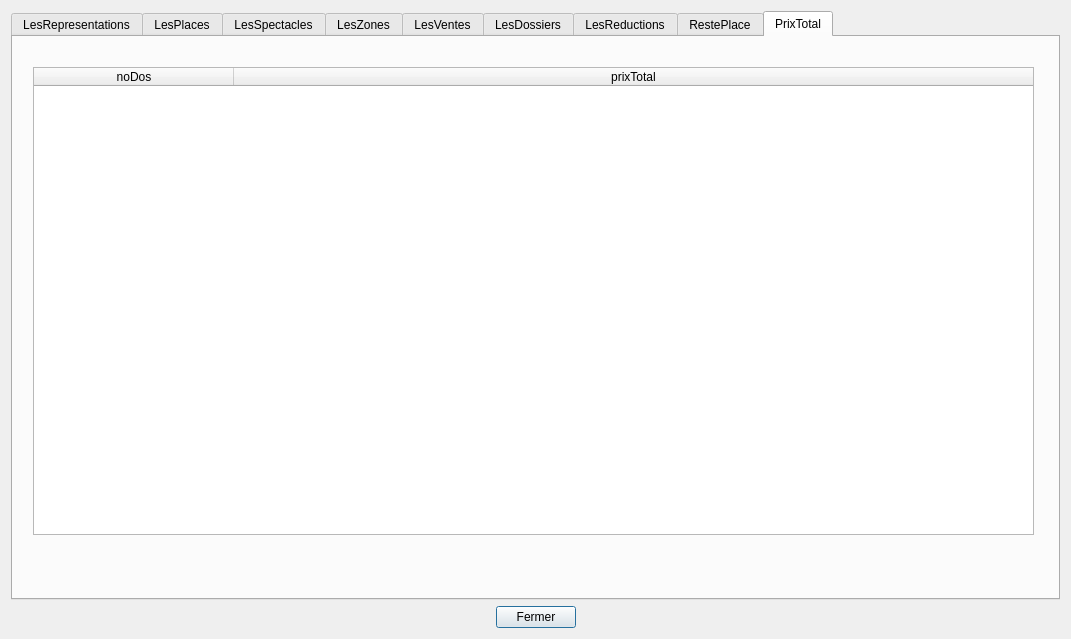
<?xml version="1.0" encoding="UTF-8"?>
<ui version="4.0">
 <class>tablesData</class>
 <widget class="QDialog" name="tablesData">
  <property name="geometry">
   <rect>
    <x>0</x>
    <y>0</y>
    <width>1071</width>
    <height>639</height>
   </rect>
  </property>
  <property name="sizePolicy">
   <sizepolicy hsizetype="Preferred" vsizetype="Preferred">
    <horstretch>0</horstretch>
    <verstretch>0</verstretch>
   </sizepolicy>
  </property>
  <property name="minimumSize">
   <size>
    <width>0</width>
    <height>0</height>
   </size>
  </property>
  <property name="windowTitle">
   <string>BD Théâtre (V1)</string>
  </property>
  <layout class="QVBoxLayout" name="verticalLayout">
   <item>
    <widget class="QTabWidget" name="tabWidget">
     <property name="currentIndex">
      <number>8</number>
     </property>
     <widget class="QWidget" name="tabRepresentations">
      <attribute name="title">
       <string>LesRepresentations</string>
      </attribute>
      <layout class="QVBoxLayout" name="verticalLayout_2">
       <item>
        <widget class="QTableWidget" name="tableRepresentations">
         <property name="sizePolicy">
          <sizepolicy hsizetype="Expanding" vsizetype="Expanding">
           <horstretch>0</horstretch>
           <verstretch>0</verstretch>
          </sizepolicy>
         </property>
         <property name="minimumSize">
          <size>
           <width>0</width>
           <height>400</height>
          </size>
         </property>
         <property name="baseSize">
          <size>
           <width>0</width>
           <height>0</height>
          </size>
         </property>
         <property name="layoutDirection">
          <enum>Qt::LeftToRight</enum>
         </property>
         <property name="columnCount">
          <number>3</number>
         </property>
         <attribute name="horizontalHeaderCascadingSectionResizes">
          <bool>true</bool>
         </attribute>
         <attribute name="horizontalHeaderMinimumSectionSize">
          <number>50</number>
         </attribute>
         <attribute name="horizontalHeaderDefaultSectionSize">
          <number>150</number>
         </attribute>
         <attribute name="horizontalHeaderHighlightSections">
          <bool>true</bool>
         </attribute>
         <attribute name="horizontalHeaderStretchLastSection">
          <bool>true</bool>
         </attribute>
         <attribute name="verticalHeaderVisible">
          <bool>false</bool>
         </attribute>
         <column>
          <property name="text">
           <string>dateRep</string>
          </property>
         </column>
         <column>
          <property name="text">
           <string>noSpec</string>
          </property>
         </column>
         <column>
          <property name="text">
           <string>promoRep</string>
          </property>
         </column>
        </widget>
       </item>
       <item>
        <widget class="QLabel" name="label_representations">
         <property name="palette">
          <palette>
           <active>
            <colorrole role="WindowText">
             <brush brushstyle="SolidPattern">
              <color alpha="255">
               <red>255</red>
               <green>0</green>
               <blue>0</blue>
              </color>
             </brush>
            </colorrole>
           </active>
           <inactive>
            <colorrole role="WindowText">
             <brush brushstyle="SolidPattern">
              <color alpha="255">
               <red>255</red>
               <green>0</green>
               <blue>0</blue>
              </color>
             </brush>
            </colorrole>
           </inactive>
           <disabled>
            <colorrole role="WindowText">
             <brush brushstyle="SolidPattern">
              <color alpha="255">
               <red>120</red>
               <green>120</green>
               <blue>120</blue>
              </color>
             </brush>
            </colorrole>
           </disabled>
          </palette>
         </property>
         <property name="text">
          <string/>
         </property>
         <property name="alignment">
          <set>Qt::AlignCenter</set>
         </property>
        </widget>
       </item>
      </layout>
     </widget>
     <widget class="QWidget" name="tabPlaces">
      <attribute name="title">
       <string>LesPlaces</string>
      </attribute>
      <layout class="QVBoxLayout" name="verticalLayout_5">
       <item>
        <widget class="QTableWidget" name="tablePlaces">
         <attribute name="horizontalHeaderMinimumSectionSize">
          <number>50</number>
         </attribute>
         <attribute name="horizontalHeaderDefaultSectionSize">
          <number>200</number>
         </attribute>
         <attribute name="horizontalHeaderStretchLastSection">
          <bool>true</bool>
         </attribute>
         <attribute name="verticalHeaderVisible">
          <bool>false</bool>
         </attribute>
         <column>
          <property name="text">
           <string>noPlace</string>
          </property>
         </column>
         <column>
          <property name="text">
           <string>noRang</string>
          </property>
         </column>
         <column>
          <property name="text">
           <string>noZone</string>
          </property>
         </column>
        </widget>
       </item>
       <item>
        <widget class="QLabel" name="label_places">
         <property name="palette">
          <palette>
           <active>
            <colorrole role="WindowText">
             <brush brushstyle="SolidPattern">
              <color alpha="255">
               <red>255</red>
               <green>0</green>
               <blue>0</blue>
              </color>
             </brush>
            </colorrole>
           </active>
           <inactive>
            <colorrole role="WindowText">
             <brush brushstyle="SolidPattern">
              <color alpha="255">
               <red>255</red>
               <green>0</green>
               <blue>0</blue>
              </color>
             </brush>
            </colorrole>
           </inactive>
           <disabled>
            <colorrole role="WindowText">
             <brush brushstyle="SolidPattern">
              <color alpha="255">
               <red>120</red>
               <green>120</green>
               <blue>120</blue>
              </color>
             </brush>
            </colorrole>
           </disabled>
          </palette>
         </property>
         <property name="text">
          <string/>
         </property>
         <property name="alignment">
          <set>Qt::AlignCenter</set>
         </property>
        </widget>
       </item>
      </layout>
     </widget>
     <widget class="QWidget" name="tabSpectacles">
      <attribute name="title">
       <string>LesSpectacles</string>
      </attribute>
      <widget class="QTableWidget" name="tableSpectacles">
       <property name="geometry">
        <rect>
         <x>20</x>
         <y>12</y>
         <width>1001</width>
         <height>468</height>
        </rect>
       </property>
       <property name="sizePolicy">
        <sizepolicy hsizetype="Expanding" vsizetype="Expanding">
         <horstretch>0</horstretch>
         <verstretch>0</verstretch>
        </sizepolicy>
       </property>
       <property name="minimumSize">
        <size>
         <width>0</width>
         <height>0</height>
        </size>
       </property>
       <property name="baseSize">
        <size>
         <width>0</width>
         <height>0</height>
        </size>
       </property>
       <property name="layoutDirection">
        <enum>Qt::LeftToRight</enum>
       </property>
       <property name="columnCount">
        <number>3</number>
       </property>
       <attribute name="horizontalHeaderCascadingSectionResizes">
        <bool>false</bool>
       </attribute>
       <attribute name="horizontalHeaderMinimumSectionSize">
        <number>50</number>
       </attribute>
       <attribute name="horizontalHeaderDefaultSectionSize">
        <number>200</number>
       </attribute>
       <attribute name="horizontalHeaderHighlightSections">
        <bool>true</bool>
       </attribute>
       <attribute name="horizontalHeaderStretchLastSection">
        <bool>true</bool>
       </attribute>
       <attribute name="verticalHeaderVisible">
        <bool>false</bool>
       </attribute>
       <column>
        <property name="text">
         <string>noSpec</string>
        </property>
       </column>
       <column>
        <property name="text">
         <string>nomSpec</string>
        </property>
       </column>
       <column>
        <property name="text">
         <string>prixBaseSpec</string>
        </property>
       </column>
      </widget>
      <widget class="QLabel" name="label_spectacles">
       <property name="geometry">
        <rect>
         <x>20</x>
         <y>508</y>
         <width>1001</width>
         <height>16</height>
        </rect>
       </property>
       <property name="palette">
        <palette>
         <active>
          <colorrole role="WindowText">
           <brush brushstyle="SolidPattern">
            <color alpha="255">
             <red>255</red>
             <green>0</green>
             <blue>0</blue>
            </color>
           </brush>
          </colorrole>
         </active>
         <inactive>
          <colorrole role="WindowText">
           <brush brushstyle="SolidPattern">
            <color alpha="255">
             <red>255</red>
             <green>0</green>
             <blue>0</blue>
            </color>
           </brush>
          </colorrole>
         </inactive>
         <disabled>
          <colorrole role="WindowText">
           <brush brushstyle="SolidPattern">
            <color alpha="255">
             <red>120</red>
             <green>120</green>
             <blue>120</blue>
            </color>
           </brush>
          </colorrole>
         </disabled>
        </palette>
       </property>
       <property name="text">
        <string/>
       </property>
       <property name="alignment">
        <set>Qt::AlignCenter</set>
       </property>
      </widget>
     </widget>
     <widget class="QWidget" name="tabZones">
      <attribute name="title">
       <string>LesZones</string>
      </attribute>
      <widget class="QLabel" name="label_zones">
       <property name="geometry">
        <rect>
         <x>20</x>
         <y>508</y>
         <width>1001</width>
         <height>16</height>
        </rect>
       </property>
       <property name="palette">
        <palette>
         <active>
          <colorrole role="WindowText">
           <brush brushstyle="SolidPattern">
            <color alpha="255">
             <red>255</red>
             <green>0</green>
             <blue>0</blue>
            </color>
           </brush>
          </colorrole>
         </active>
         <inactive>
          <colorrole role="WindowText">
           <brush brushstyle="SolidPattern">
            <color alpha="255">
             <red>255</red>
             <green>0</green>
             <blue>0</blue>
            </color>
           </brush>
          </colorrole>
         </inactive>
         <disabled>
          <colorrole role="WindowText">
           <brush brushstyle="SolidPattern">
            <color alpha="255">
             <red>120</red>
             <green>120</green>
             <blue>120</blue>
            </color>
           </brush>
          </colorrole>
         </disabled>
        </palette>
       </property>
       <property name="text">
        <string/>
       </property>
       <property name="alignment">
        <set>Qt::AlignCenter</set>
       </property>
      </widget>
      <widget class="QTableWidget" name="tableZones">
       <property name="geometry">
        <rect>
         <x>20</x>
         <y>12</y>
         <width>1001</width>
         <height>468</height>
        </rect>
       </property>
       <property name="sizePolicy">
        <sizepolicy hsizetype="Expanding" vsizetype="Expanding">
         <horstretch>0</horstretch>
         <verstretch>0</verstretch>
        </sizepolicy>
       </property>
       <property name="minimumSize">
        <size>
         <width>0</width>
         <height>0</height>
        </size>
       </property>
       <property name="baseSize">
        <size>
         <width>0</width>
         <height>0</height>
        </size>
       </property>
       <property name="layoutDirection">
        <enum>Qt::LeftToRight</enum>
       </property>
       <property name="columnCount">
        <number>3</number>
       </property>
       <attribute name="horizontalHeaderCascadingSectionResizes">
        <bool>false</bool>
       </attribute>
       <attribute name="horizontalHeaderMinimumSectionSize">
        <number>50</number>
       </attribute>
       <attribute name="horizontalHeaderDefaultSectionSize">
        <number>200</number>
       </attribute>
       <attribute name="horizontalHeaderHighlightSections">
        <bool>true</bool>
       </attribute>
       <attribute name="horizontalHeaderStretchLastSection">
        <bool>true</bool>
       </attribute>
       <attribute name="verticalHeaderVisible">
        <bool>false</bool>
       </attribute>
       <column>
        <property name="text">
         <string>noZone</string>
        </property>
       </column>
       <column>
        <property name="text">
         <string>catZone</string>
        </property>
       </column>
       <column>
        <property name="text">
         <string>tauxZone</string>
        </property>
       </column>
      </widget>
     </widget>
     <widget class="QWidget" name="tabVentes">
      <attribute name="title">
       <string>LesVentes</string>
      </attribute>
      <widget class="QLabel" name="label_ventes">
       <property name="geometry">
        <rect>
         <x>20</x>
         <y>508</y>
         <width>1001</width>
         <height>16</height>
        </rect>
       </property>
       <property name="palette">
        <palette>
         <active>
          <colorrole role="WindowText">
           <brush brushstyle="SolidPattern">
            <color alpha="255">
             <red>255</red>
             <green>0</green>
             <blue>0</blue>
            </color>
           </brush>
          </colorrole>
         </active>
         <inactive>
          <colorrole role="WindowText">
           <brush brushstyle="SolidPattern">
            <color alpha="255">
             <red>255</red>
             <green>0</green>
             <blue>0</blue>
            </color>
           </brush>
          </colorrole>
         </inactive>
         <disabled>
          <colorrole role="WindowText">
           <brush brushstyle="SolidPattern">
            <color alpha="255">
             <red>120</red>
             <green>120</green>
             <blue>120</blue>
            </color>
           </brush>
          </colorrole>
         </disabled>
        </palette>
       </property>
       <property name="text">
        <string/>
       </property>
       <property name="alignment">
        <set>Qt::AlignCenter</set>
       </property>
      </widget>
      <widget class="QTableWidget" name="tableVentes">
       <property name="geometry">
        <rect>
         <x>20</x>
         <y>12</y>
         <width>1001</width>
         <height>468</height>
        </rect>
       </property>
       <property name="sizePolicy">
        <sizepolicy hsizetype="Expanding" vsizetype="Expanding">
         <horstretch>0</horstretch>
         <verstretch>0</verstretch>
        </sizepolicy>
       </property>
       <property name="minimumSize">
        <size>
         <width>0</width>
         <height>0</height>
        </size>
       </property>
       <property name="baseSize">
        <size>
         <width>0</width>
         <height>0</height>
        </size>
       </property>
       <property name="layoutDirection">
        <enum>Qt::LeftToRight</enum>
       </property>
       <property name="columnCount">
        <number>5</number>
       </property>
       <attribute name="horizontalHeaderCascadingSectionResizes">
        <bool>false</bool>
       </attribute>
       <attribute name="horizontalHeaderMinimumSectionSize">
        <number>50</number>
       </attribute>
       <attribute name="horizontalHeaderDefaultSectionSize">
        <number>200</number>
       </attribute>
       <attribute name="horizontalHeaderHighlightSections">
        <bool>true</bool>
       </attribute>
       <attribute name="horizontalHeaderStretchLastSection">
        <bool>true</bool>
       </attribute>
       <attribute name="verticalHeaderVisible">
        <bool>false</bool>
       </attribute>
       <column>
        <property name="text">
         <string>noPlace</string>
        </property>
       </column>
       <column>
        <property name="text">
         <string>noRang</string>
        </property>
       </column>
       <column>
        <property name="text">
         <string>dateRep</string>
        </property>
       </column>
       <column>
        <property name="text">
         <string>noDos</string>
        </property>
       </column>
       <column>
        <property name="text">
         <string>catR</string>
        </property>
       </column>
      </widget>
     </widget>
     <widget class="QWidget" name="tabDossiers">
      <attribute name="title">
       <string>LesDossiers</string>
      </attribute>
      <widget class="QLabel" name="label_dossiers">
       <property name="geometry">
        <rect>
         <x>20</x>
         <y>508</y>
         <width>1001</width>
         <height>16</height>
        </rect>
       </property>
       <property name="palette">
        <palette>
         <active>
          <colorrole role="WindowText">
           <brush brushstyle="SolidPattern">
            <color alpha="255">
             <red>255</red>
             <green>0</green>
             <blue>0</blue>
            </color>
           </brush>
          </colorrole>
         </active>
         <inactive>
          <colorrole role="WindowText">
           <brush brushstyle="SolidPattern">
            <color alpha="255">
             <red>255</red>
             <green>0</green>
             <blue>0</blue>
            </color>
           </brush>
          </colorrole>
         </inactive>
         <disabled>
          <colorrole role="WindowText">
           <brush brushstyle="SolidPattern">
            <color alpha="255">
             <red>120</red>
             <green>120</green>
             <blue>120</blue>
            </color>
           </brush>
          </colorrole>
         </disabled>
        </palette>
       </property>
       <property name="text">
        <string/>
       </property>
       <property name="alignment">
        <set>Qt::AlignCenter</set>
       </property>
      </widget>
      <widget class="QTableWidget" name="tableDossiers">
       <property name="geometry">
        <rect>
         <x>20</x>
         <y>12</y>
         <width>1001</width>
         <height>468</height>
        </rect>
       </property>
       <property name="sizePolicy">
        <sizepolicy hsizetype="Expanding" vsizetype="Expanding">
         <horstretch>0</horstretch>
         <verstretch>0</verstretch>
        </sizepolicy>
       </property>
       <property name="minimumSize">
        <size>
         <width>0</width>
         <height>0</height>
        </size>
       </property>
       <property name="baseSize">
        <size>
         <width>0</width>
         <height>0</height>
        </size>
       </property>
       <property name="focusPolicy">
        <enum>Qt::StrongFocus</enum>
       </property>
       <property name="layoutDirection">
        <enum>Qt::LeftToRight</enum>
       </property>
       <property name="columnCount">
        <number>2</number>
       </property>
       <attribute name="horizontalHeaderCascadingSectionResizes">
        <bool>false</bool>
       </attribute>
       <attribute name="horizontalHeaderMinimumSectionSize">
        <number>50</number>
       </attribute>
       <attribute name="horizontalHeaderDefaultSectionSize">
        <number>200</number>
       </attribute>
       <attribute name="horizontalHeaderHighlightSections">
        <bool>true</bool>
       </attribute>
       <attribute name="horizontalHeaderStretchLastSection">
        <bool>true</bool>
       </attribute>
       <attribute name="verticalHeaderVisible">
        <bool>false</bool>
       </attribute>
       <column>
        <property name="text">
         <string>noDos</string>
        </property>
       </column>
       <column>
        <property name="text">
         <string>dateAchat</string>
        </property>
       </column>
      </widget>
     </widget>
     <widget class="QWidget" name="tabReductions">
      <attribute name="title">
       <string>LesReductions</string>
      </attribute>
      <widget class="QLabel" name="label_reductions">
       <property name="geometry">
        <rect>
         <x>20</x>
         <y>508</y>
         <width>1001</width>
         <height>16</height>
        </rect>
       </property>
       <property name="palette">
        <palette>
         <active>
          <colorrole role="WindowText">
           <brush brushstyle="SolidPattern">
            <color alpha="255">
             <red>255</red>
             <green>0</green>
             <blue>0</blue>
            </color>
           </brush>
          </colorrole>
         </active>
         <inactive>
          <colorrole role="WindowText">
           <brush brushstyle="SolidPattern">
            <color alpha="255">
             <red>255</red>
             <green>0</green>
             <blue>0</blue>
            </color>
           </brush>
          </colorrole>
         </inactive>
         <disabled>
          <colorrole role="WindowText">
           <brush brushstyle="SolidPattern">
            <color alpha="255">
             <red>120</red>
             <green>120</green>
             <blue>120</blue>
            </color>
           </brush>
          </colorrole>
         </disabled>
        </palette>
       </property>
       <property name="text">
        <string/>
       </property>
       <property name="alignment">
        <set>Qt::AlignCenter</set>
       </property>
      </widget>
      <widget class="QTableWidget" name="tableReductions">
       <property name="geometry">
        <rect>
         <x>20</x>
         <y>12</y>
         <width>1001</width>
         <height>468</height>
        </rect>
       </property>
       <property name="sizePolicy">
        <sizepolicy hsizetype="Expanding" vsizetype="Expanding">
         <horstretch>0</horstretch>
         <verstretch>0</verstretch>
        </sizepolicy>
       </property>
       <property name="minimumSize">
        <size>
         <width>0</width>
         <height>0</height>
        </size>
       </property>
       <property name="baseSize">
        <size>
         <width>0</width>
         <height>0</height>
        </size>
       </property>
       <property name="focusPolicy">
        <enum>Qt::StrongFocus</enum>
       </property>
       <property name="layoutDirection">
        <enum>Qt::LeftToRight</enum>
       </property>
       <property name="columnCount">
        <number>2</number>
       </property>
       <attribute name="horizontalHeaderCascadingSectionResizes">
        <bool>false</bool>
       </attribute>
       <attribute name="horizontalHeaderMinimumSectionSize">
        <number>50</number>
       </attribute>
       <attribute name="horizontalHeaderDefaultSectionSize">
        <number>200</number>
       </attribute>
       <attribute name="horizontalHeaderHighlightSections">
        <bool>true</bool>
       </attribute>
       <attribute name="horizontalHeaderStretchLastSection">
        <bool>true</bool>
       </attribute>
       <attribute name="verticalHeaderVisible">
        <bool>false</bool>
       </attribute>
       <column>
        <property name="text">
         <string>catR</string>
        </property>
       </column>
       <column>
        <property name="text">
         <string>tauxR</string>
        </property>
       </column>
      </widget>
     </widget>
     <widget class="QWidget" name="tabRestePlace">
      <attribute name="title">
       <string>RestePlace</string>
      </attribute>
      <widget class="QTableWidget" name="tableRestePlace">
       <property name="geometry">
        <rect>
         <x>10</x>
         <y>30</y>
         <width>1001</width>
         <height>468</height>
        </rect>
       </property>
       <property name="sizePolicy">
        <sizepolicy hsizetype="Expanding" vsizetype="Expanding">
         <horstretch>0</horstretch>
         <verstretch>0</verstretch>
        </sizepolicy>
       </property>
       <property name="minimumSize">
        <size>
         <width>0</width>
         <height>0</height>
        </size>
       </property>
       <property name="baseSize">
        <size>
         <width>0</width>
         <height>0</height>
        </size>
       </property>
       <property name="focusPolicy">
        <enum>Qt::StrongFocus</enum>
       </property>
       <property name="accessibleName">
        <string/>
       </property>
       <property name="layoutDirection">
        <enum>Qt::LeftToRight</enum>
       </property>
       <property name="columnCount">
        <number>5</number>
       </property>
       <attribute name="horizontalHeaderCascadingSectionResizes">
        <bool>false</bool>
       </attribute>
       <attribute name="horizontalHeaderMinimumSectionSize">
        <number>50</number>
       </attribute>
       <attribute name="horizontalHeaderDefaultSectionSize">
        <number>200</number>
       </attribute>
       <attribute name="horizontalHeaderHighlightSections">
        <bool>true</bool>
       </attribute>
       <attribute name="horizontalHeaderStretchLastSection">
        <bool>true</bool>
       </attribute>
       <attribute name="verticalHeaderVisible">
        <bool>false</bool>
       </attribute>
       <column>
        <property name="text">
         <string>dateRep</string>
        </property>
       </column>
       <column>
        <property name="text">
         <string>promoRep</string>
        </property>
       </column>
       <column>
        <property name="text">
         <string>prixRep</string>
        </property>
       </column>
       <column>
        <property name="text">
         <string>noSpec</string>
        </property>
       </column>
       <column>
        <property name="text">
         <string>placeDisponble</string>
        </property>
       </column>
      </widget>
      <widget class="QLabel" name="label_RestePlace">
       <property name="geometry">
        <rect>
         <x>30</x>
         <y>510</y>
         <width>961</width>
         <height>51</height>
        </rect>
       </property>
       <property name="text">
        <string/>
       </property>
      </widget>
     </widget>
     <widget class="QWidget" name="tabPrixTotal">
      <attribute name="title">
       <string>PrixTotal</string>
      </attribute>
      <widget class="QTableWidget" name="tablePrixtotal">
       <property name="geometry">
        <rect>
         <x>20</x>
         <y>30</y>
         <width>1001</width>
         <height>468</height>
        </rect>
       </property>
       <property name="sizePolicy">
        <sizepolicy hsizetype="Expanding" vsizetype="Expanding">
         <horstretch>0</horstretch>
         <verstretch>0</verstretch>
        </sizepolicy>
       </property>
       <property name="minimumSize">
        <size>
         <width>0</width>
         <height>0</height>
        </size>
       </property>
       <property name="baseSize">
        <size>
         <width>0</width>
         <height>0</height>
        </size>
       </property>
       <property name="focusPolicy">
        <enum>Qt::StrongFocus</enum>
       </property>
       <property name="accessibleName">
        <string/>
       </property>
       <property name="layoutDirection">
        <enum>Qt::LeftToRight</enum>
       </property>
       <property name="columnCount">
        <number>2</number>
       </property>
       <attribute name="horizontalHeaderCascadingSectionResizes">
        <bool>false</bool>
       </attribute>
       <attribute name="horizontalHeaderMinimumSectionSize">
        <number>50</number>
       </attribute>
       <attribute name="horizontalHeaderDefaultSectionSize">
        <number>200</number>
       </attribute>
       <attribute name="horizontalHeaderHighlightSections">
        <bool>true</bool>
       </attribute>
       <attribute name="horizontalHeaderStretchLastSection">
        <bool>true</bool>
       </attribute>
       <attribute name="verticalHeaderVisible">
        <bool>false</bool>
       </attribute>
       <column>
        <property name="text">
         <string>noDos</string>
        </property>
       </column>
       <column>
        <property name="text">
         <string>prixTotal</string>
        </property>
       </column>
      </widget>
      <widget class="QLabel" name="label_PrixTotal">
       <property name="geometry">
        <rect>
         <x>190</x>
         <y>520</y>
         <width>771</width>
         <height>16</height>
        </rect>
       </property>
       <property name="text">
        <string/>
       </property>
      </widget>
     </widget>
    </widget>
   </item>
   <item>
    <layout class="QHBoxLayout" name="horizontalLayout">
     <item>
      <spacer name="horizontalSpacer">
       <property name="orientation">
        <enum>Qt::Horizontal</enum>
       </property>
       <property name="sizeHint" stdset="0">
        <size>
         <width>40</width>
         <height>20</height>
        </size>
       </property>
      </spacer>
     </item>
     <item>
      <widget class="QPushButton" name="pushButton">
       <property name="text">
        <string>Fermer</string>
       </property>
      </widget>
     </item>
     <item>
      <spacer name="horizontalSpacer_2">
       <property name="orientation">
        <enum>Qt::Horizontal</enum>
       </property>
       <property name="sizeHint" stdset="0">
        <size>
         <width>40</width>
         <height>20</height>
        </size>
       </property>
      </spacer>
     </item>
    </layout>
   </item>
  </layout>
 </widget>
 <resources/>
 <connections>
  <connection>
   <sender>pushButton</sender>
   <signal>clicked()</signal>
   <receiver>tablesData</receiver>
   <slot>close()</slot>
   <hints>
    <hint type="sourcelabel">
     <x>360</x>
     <y>575</y>
    </hint>
    <hint type="destinationlabel">
     <x>323</x>
     <y>169</y>
    </hint>
   </hints>
  </connection>
 </connections>
 <slots>
  <slot>refreshSpectaclesData()</slot>
  <slot>refreshZonesData()</slot>
  <slot>refreshRepresentationsData()</slot>
 </slots>
</ui>
